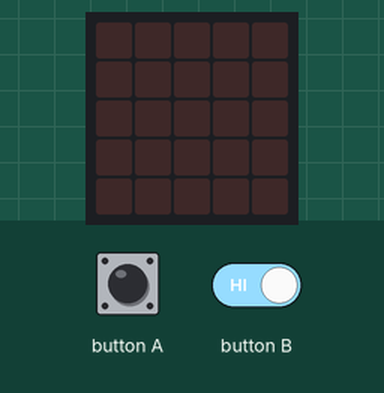
This program was run on a simulated BBC micro:bit (MakeCode). Shown: the board's 5×5 LED display. The test bench sets the inputs (shaded band).

Above: at 1.2 s.
1.3 s: button A pressed for 0.15 s
At 1.7 s:
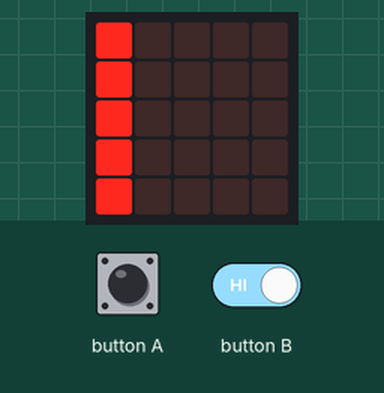
2.9 s: button A driven LOW and button B driven LOW
5.9 s: button A released
7.5 s: button A held down
Timing chart, 0 to 10.5 s (numbered marks = the images above; inputs shaded):
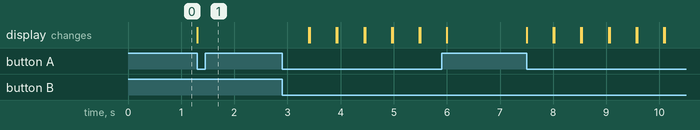

The program:

main.ts
```typescript
basic.forever(function () {
    if (input.buttonIsPressed(Button.A)) {
        basic.showLeds(`
            # . . . .
            # . . . .
            # . . . .
            # . . . .
            # . . . .
            `)
        basic.pause(100)
        if (input.buttonIsPressed(Button.B)) {
            basic.clearScreen()
        }
    }
})
```

test.ts
```typescript
// tests gaan hier; deze zal niet worden gecompileerd wanneer dit pakket wordt gebruikt als extensie.
```

Measured:
- after the input at 1.3 s, the display: changes at once (image 1)
